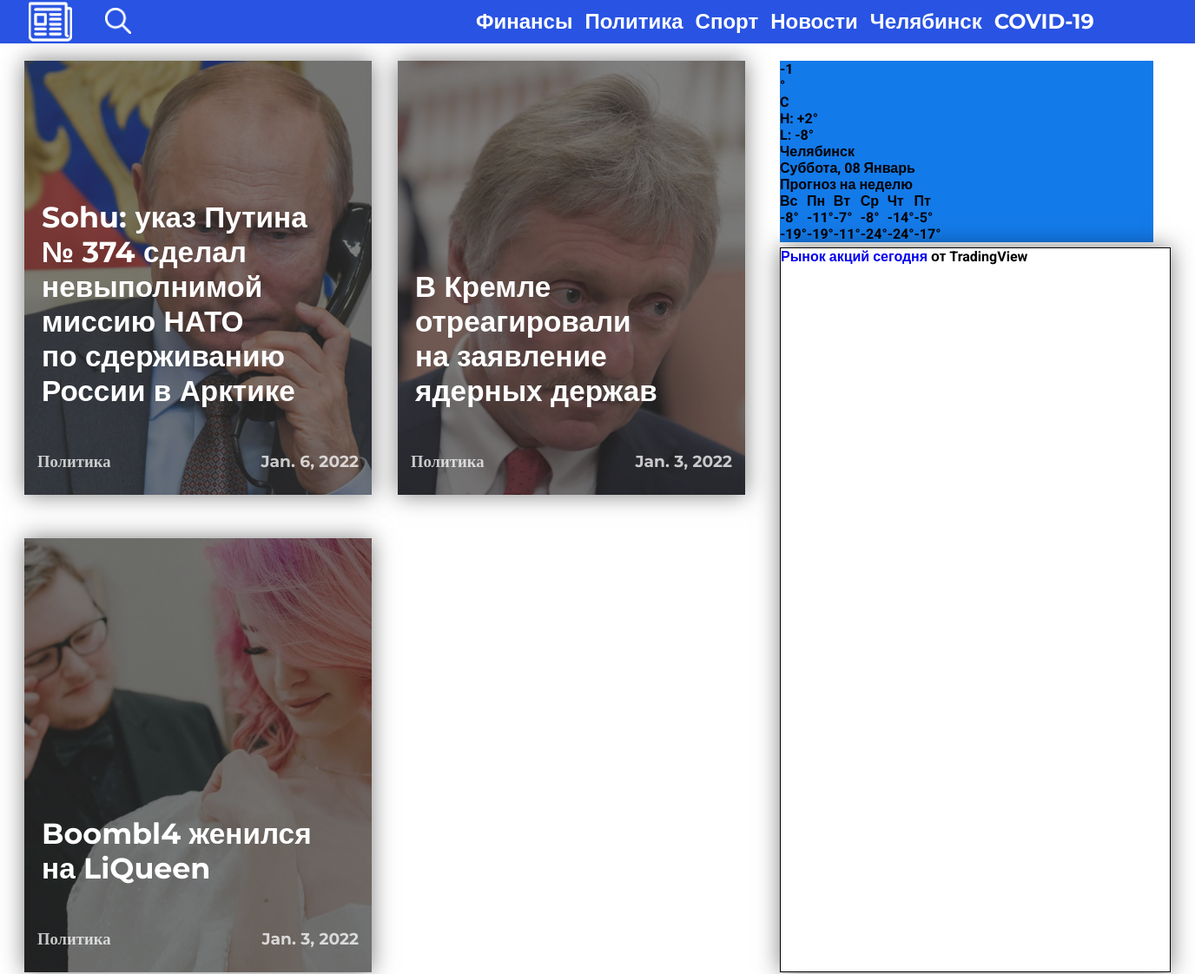
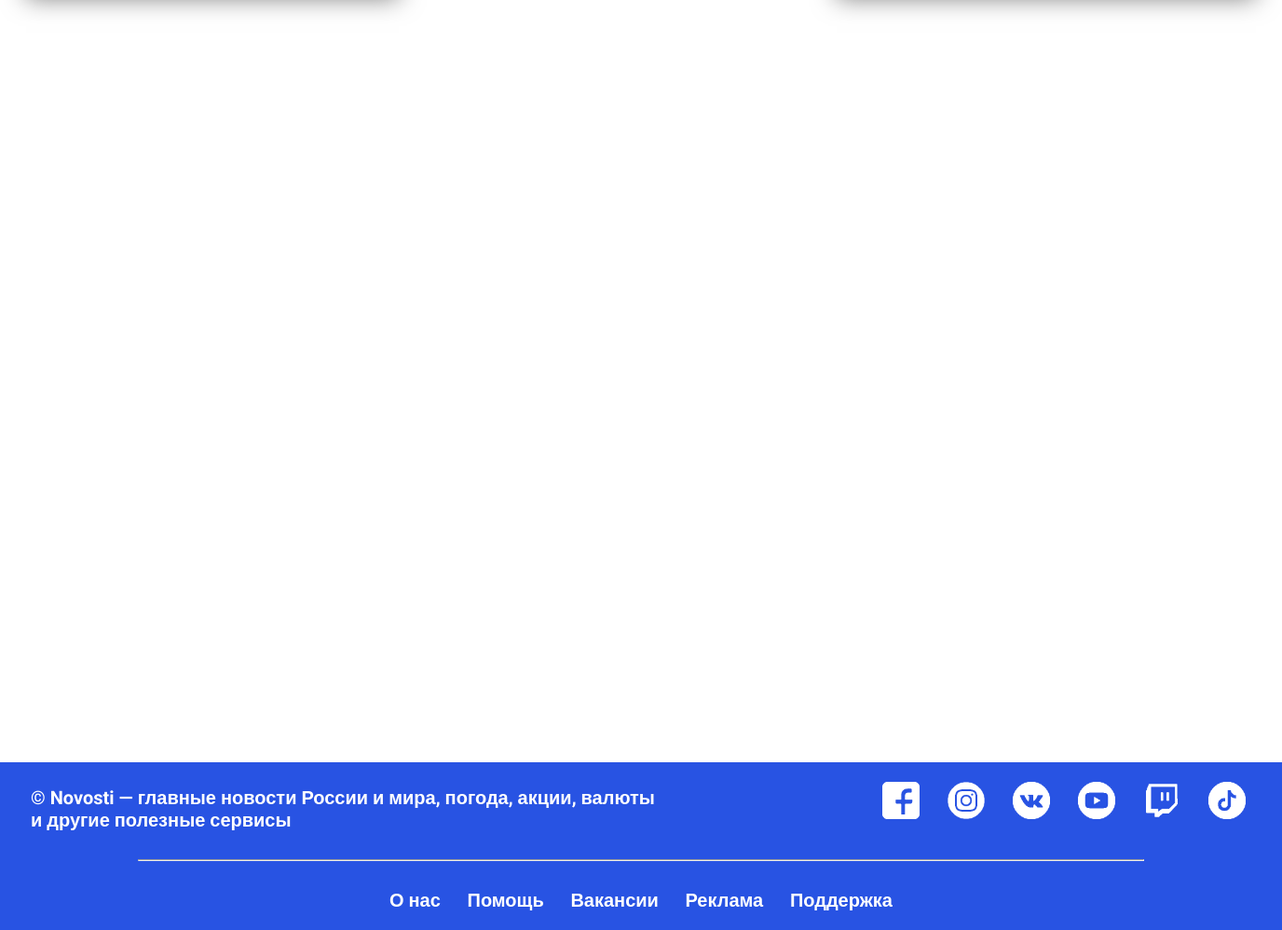
The app's page /politics with its own data (2 pictures, top to bottom).
### main/models.py (models this page shows, shortened)
class News(models.Model):
    title = models.CharField(max_length=100, verbose_name='заголовок новости')
    content = models.TextField(max_length=2000, verbose_name='содержание статьи')
    image = models.ImageField(verbose_name='изображение статьи')
    published = models.DateField(auto_now=True)
    type = models.CharField(max_length=20, verbose_name='тип новостей')
    class Meta:
        verbose_name = 'новость'
        verbose_name_plural = 'новости'

### main/views.py (the view, shortened to what this page needs)
# urls.py: path('politics', PoliticsPage.as_view(), name='politics'),
class PoliticsPage(View):
    def get(self, request, *args, **kwargs):
        main_news = News.objects.filter(type='Политика').order_by('-id')[:4]
        bottom_news = News.objects.filter(type='Политика').order_by('-id')[4:]
        form = SearchForm()
        return render(request, 'main/politics_page.html', {'main_news': main_news, 'bottom_news': bottom_news, 'form': form})

### main/templates/main/politics_page.html (shortened to what this page needs)
{% load static %}
<!DOCTYPE html>
<html lang="ru">
<head>
	<link rel="stylesheet" href="{% static 'css/styles.css'%}">
</head>
<body>
<div id="main_page">
	<header class="header">
		<div class="top_line">
			<div class="main_menu">
				<a href="{% url 'main' %}" >
					<img src="{% static 'images/icon_header_logo.png' %}" alt="" class="logo_navigation">
				</a>
				<div class="search_box">
					{% block content %}
					<form method="post" class="Vladik">
						<button type="submit" class="magnifier_button">
							<img src="{% static 'images/magnifier_white.png' %}" class="magnifier_picture" alt="">
						</button>
					</form>
					{% endblock %}
				</div>
				<ul class="menu_elements">
					<li class="menu_finances">
						<a href="{% url 'finances' %}">Финансы</a>
					</li >
					<li class="menu_politics">
						<a href="{% url 'politics' %}">Политика</a>
					</li >
					<li class="menu_sport">
						<a href="{% url 'sport' %}">Спорт</a>
					</li >
					<li class="menu_news">
						<a href="{% url 'news' %}">Новости</a>
					</li >
					<li class="menu_chelyabinsk">
						<a href="{% url 'chelyabinsk' %}">Челябинск</a>
					</li >
					<li class="menu_covid">
						<a href="{% url 'covid' %}">COVID-19</a>
					</li >
				</ul>
			</div>
		</div>
	</header>
<div class="main_info">
	<div class="main_block">
	<div class="main_news">
		<div class="main_grid">
			{% block main %}
			{% for main_elem in main_news %}
			<div class="single_main_news">
			<a href="{% url 'article-detail' main_elem.id %}">
				{% if main_elem.image %}
				<img src="{{ main_elem.image.url }}" alt="" class="first_news_image"/>
				{% endif %}
				<div class="black_background"></div>
				<p class="main_block_text">
				  	{{ main_elem.title }}
			  </p>
			  <div class="main_block_single_news_bottom_info">
			  	<p class="main_block_single_news_type">
					{{ main_elem.type }}
			  	</p>
			  	<p class="main_block_single_news_time">
			  		{{ main_elem.published }}
			  	</p>
			  </div>
			</a>
		</div>
			{% endfor %}
			{% endblock %}
		</div>
	</div>
	<div class="side_news">
		<div class="side_grid">
			<div id="m-booked-weather-bl250-27932"> <div class="booked-wzs-250-175 weather-customize" style="background-color:#137AE9;width:430px;" id="width3"> <div class="booked-wzs-250-175_in"> <div class="booked-wzs-250-175-data"> <div class="booked-wzs-250-175-right"> <div class="booked-wzs-day-deck"> <div class="booked-wzs-day-val"> <div class="booked-wzs-day-number">-1</div> <div class="booked-wzs-day-dergee"> <div class="booked-wzs-day-dergee-val">&deg;</div> <div class="booked-wzs-day-dergee-name">C</div> </div> </div> <div class="booked-wzs-day"> <div class="booked-wzs-day-d">H: <span class="plus">+</span>2&deg;</div> <div class="booked-wzs-day-n">L: -8&deg;</div> </div> </div> <div class="booked-wzs-250-175-info"> <div class="booked-wzs-250-175-city">Челябинск </div> <div class="booked-wzs-250-175-date">Суббота, 08 Январь</div> <div class="booked-wzs-left"> <span class="booked-wzs-bottom-l">Прогноз на неделю</span> </div> </div> </div> </div> <table cellpadding="0" cellspacing="0" class="booked-wzs-table-250"> <tr> <td>Вс</td> <td>Пн</td> <td>Вт</td> <td>Ср</td> <td>Чт</td> <td>Пт</td> </tr> <tr> <td class="week-day-val">-8&deg;</td> <td class="week-day-val">-11&deg;</td> <td class="week-day-val">-7&deg;</td> <td class="week-day-val">-8&deg;</td> <td class="week-day-val">-14&deg;</td> <td class="week-day-val">-5&deg;</td> </tr> <tr> <td class="week-day-val">-19&deg;</td> <td class="week-day-val">-19&deg;</td> <td class="week-day-val">-11&deg;</td> <td class="week-day-val">-24&deg;</td> <td class="week-day-val">-24&deg;</td> <td class="week-day-val">-17&deg;</td> </tr> </table> </div> </div> </div>
				<div class="stock_content">
<div class="tradingview-widget-container">
  <div class="tradingview-widget-copyright"><a href="https://ru.tradingview.com/markets/stocks-usa/" rel="noopener" target="_blank"><span class="blue-text">Рынок акций сегодня</span></a> от TradingView</div>
</div>
				</div>
		</div>
	</div>
	</div>
	<div class="bottom_news">
		<div class="bottom_grid">
		</div>
	</div>
</div>
	<footer class="footer">
		<div class="bottom_line">
			<div class="footer_info">
				<p class="footer_site_info">
				© Novosti — главные новости России и мира, погода, акции, валюты
				<br>
				 и другие полезные сервисы
				</p>
				<div class="footer_social">
						<a href="#">
							<img src="images/facebook_logo_white.png"  alt="" class="footer_social_logo">
						</a>
						<a href="#">
							<img src="images/instagram_logo_white.png"  alt="" class="footer_social_logo">
						</a>
						<a href="#">
							<img src="images/vk_logo_white.png"  alt="" class="footer_social_logo">
						</a>
						<a href="#">
							<img src="images/youtube_logo_white.png" alt=""  class="footer_social_logo">
						</a>
						<a href="#">
							<img src="images/twitch_logo_white.png"  alt="" class="footer_social_logo">
						</a>
						<a href="#">
							<img src="images/tiktok_logo_white.png"  alt="" class="footer_social_logo">
						</a>
				</div>
			</div>
			<hr class="footer_white_line"/>
			<div class="other_info">
				<a href="" class="single_other_info">
					<p>О нас</p>
				</a>
				<a href="" class="single_other_info">
					<p>Помощь</p>
				</a>
				<a href="" class="single_other_info">
					<p>Вакансии</p>
				</a>
				<a href="" class="single_other_info">
					<p>Реклама</p>
				</a>
				<a href="" class="single_other_info">
					<p>Поддержка</p>
				</a>
			</div>
		</div>
	</footer>
</div>
</body>
</html>

### main/static/css/styles.css (style rules this page uses)
body { width: 100%; margin: auto; padding: 0; font-family: 'Roboto', "Montserrat", "Work Sans", sans-serif; font-weight: bold; }
*, *:before, *:after { box-sizing: border-box; margin: 0; padding: 0; }
header { position: fixed; top: 0; background: #2853E3; padding: 0; width: 100%; height: 50px; z-index: 10; margin-bottom: 60px; }
footer { font-weight: bold; background: #2853E3; width: 100%; min-width: 1350px; height: 180px; display: flex; float: bottom; }
h1,h2,h3,h4,h5,h6,p { margin : 0; padding : 0; }
a { text-decoration: none }
.top_line { width: 1350px; margin : auto; }
.main_menu { display: -webkit-flex; display: flex; justify-content: space-between; width: 1350px; min-width: 1080px; height: 50px; }
.logo_navigation { position: relative; width: 50px; margin: 0px 20px; }
.search_box { float: left; display: -webkit-flex; display: flex; justify-content: space-between; width: 400px; min-width: 220px; background: #2853E3; border: 4px solid #2853E3; margin: 0; padding: 0; margin-top: 5px; }
.Vladik { margin: 0px auto; height:100%; width:100%; }
.magnifier_button { background: #2853E3; border: none; display: inline-block; height: 30px; padding: 0px; margin: 0px; vertical-align: top; width: 30px; }
.magnifier_button img { display: block; height: 30px; width: 30px; }
ul.menu_elements { list-style-type: none; width: 840px; min-width: 750px; padding-left: 20px; padding-bottom: 20px; margin-top : 10px; align-content: center; justify-content: end; }
ul.menu_elements li { text-decoration: none; display: inline-flex; margin: 0px 5px; }
ul.menu_elements li a { text-decoreation : none; text-decoration-line: none; color: white; font-family: 'Montserrat', sans-serif; font-size: 24px; display: -webkit-flex; display: flex; transition: all 0.35s ease; }
.main_info { width: 1360px; margin: auto; }
.main_block { margin-top: 30px; position : relative; display: -webkit-flex; display: flex; width : 1360px; height: auto; }
.main_news { width: 65%; height: auto; }
.main_grid { margin: 40px 0px 0px 20px; display: grid; grid-template-columns: 400px 400px; grid-template-rows: 500px 500px; gap: 50px 30px; grid-template-areas: ". ." ". ."; }
.first_news_image { object-fit: cover; position: relative; width: 100%; height: 100%; opacity: 0.75; transition: all .25s ease-in; }
.single_main_news { position: relative; overflow: hidden; box-shadow: 0 0 25px rgba(0,0,0,0.5); }
.black_background { position: absolute; top: 0%; left: 0%; width: 100%; height: 100%; background: black; opacity: 0.5; }
.main_block_text { position: absolute; padding-left: 20px; top: 0%; height: 400px; width: 350px; font-family: Montserrat, sans-serif; font-size: 25pt; color: white; word-break: break-word; display: flex; align-items: flex-end; }
.main_block_single_news_bottom_info { display: flex; justify-content: space-between; position: absolute; color: white; font-family: Montserrat; font-size: 14pt; width: 100%; height: 50px; bottom: 0; padding: 0 15px 15px 15px; opacity: 0.75; }
.side_news { width: 35%; height: 1100px; margin-right: 10px; margin-left: 40px; }
.side_grid { display: grid; margin: 40px 40px 0px 0px; grid-template-columns: 450px; grid-template-rows: 165px 835px; gap: 50px 30px; grid-template-areas: "." "."; }
.stock_content { display: flex; border: 1px solid black; box-shadow: 0 0 25px rgba(0,0,0,0.5); position: relative; height: 100%; width: 100%; }
.bottom_grid { margin: 40px 0px 30px 20px; display: grid; grid-template-columns: 300px 300px 300px 300px; grid-template-rows: 350px 350px; gap: 40px 40px; grid-template-areas: ". . . ." ". . . ."; }
.bottom_line { width: 1350px; overflow: auto; margin : auto; }
.footer_info { display: inline-flex; width: 100%; font-size: 15pt; color: white; font-family: 'Roboto', sans-serif; }
.footer_site_info { padding-left: 20px; padding-top: 25px; }
.footer_social { display: inline-flex; padding-top: 25px; padding-left: 17%; }
.footer_social_logo { margin: -5px 15px 5px 15px; width: 40px; height: 40px; }
.footer_white_line { top: 50%; height: 2px; color: white; width: 80%; margin: 30px 10% 10px 10%; }
.other_info { padding: 20px 30%; width: 100%; display: flex; justify-content: space-between; color: white; font-size: 15pt; }
.single_other_info { text-decoration : none; color: white; }

### records on screen
News: image (picture), title "Sohu: указ Путина № 374 сделал невыполнимой миссию НАТО по сдерживанию России в Арктике", type "Политика", published "Jan. 6, 2022"
News: image (picture), title "В Кремле отреагировали на заявление ядерных держав", type "Политика", published "Jan. 3, 2022"
News: image (picture), title "Boombl4 женился на LiQueen", type "Политика", published "Jan. 3, 2022"
